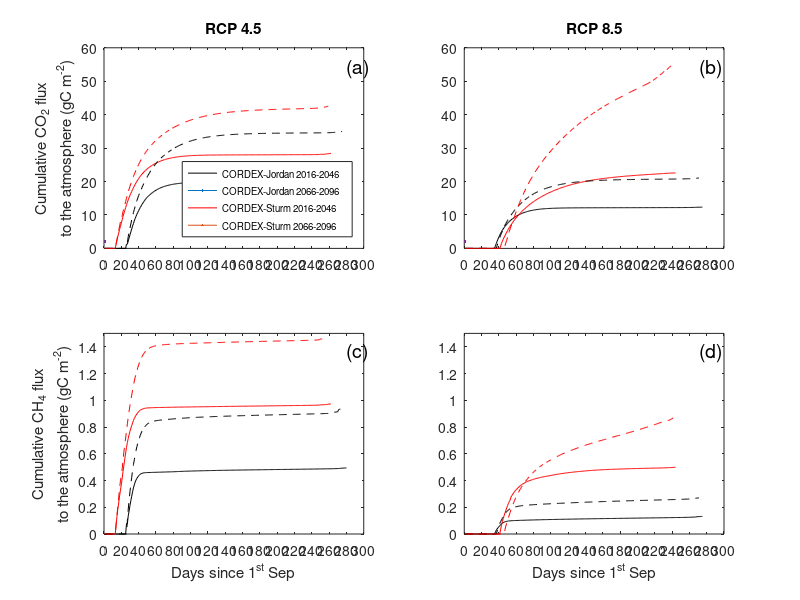

Here is the MATLAB script that generated this plot: (Note: this script raises an error after producing the figure.)
%% Default Snowdown SR RCP 4.5
close all
clearvars
load("SR_45.mat")

SRi_J_2046sum = SRi_2046sum;
SRi_J_2096sum = SRi_2096sum;

figure('Position', [100, 100, 650, 450]);
subplot(2,2,1)

% this script finds the date when accumulation stops and stops the plotting
% there
ix=find(diff(SRi_J_2046sum)==0); % find rows where the difference between consectiuve vals =0
ix2=find(ix > 200); % cuts off rows pertaining to start of snow season
ix3=min(ix(ix2)); % this finds the rows pertaining to end of season (i.e. >200) and then gets the minimum row (ie earliest snow off)
p1 = plot([1:ix3], (SRi_J_2046sum(1:ix3,1)), 'black', LineWidth=2);
hold on
ix=find(diff(SRi_J_2096sum)==0); % find rows where the difference between consectiuve vals =0
ix2=find(ix > 200); % cuts off rows pertaining to start of snow season
ix3=min(ix(ix2)); % this finds the rows pertaining to end of season (i.e. >200) and then gets the minimum row (ie earliest snow off)
p2 = plot([1:ix3], (SRi_J_2096sum(1:ix3,1)), 'red', LineWidth=2);

%further plot options
set(gca, 'xtick' ,[0:20:304]);
hold on
xlim([0 300])
xtickangle(45)
%% Sturm Snowdown SR RCP 4.5
load("SR_Sturm_45.mat")

SRi_S_2046sum = SRi_2046sum;
SRi_S_2096sum = SRi_2096sum;

hold on
ix=find(diff(SRi_S_2046sum)==0); % find rows where the difference between consectiuve vals =0
ix2=find(ix > 200); % cuts off rows pertaining to start of snow season
ix3=min(ix(ix2)); % this finds the rows pertaining to end of season (i.e. >200) and then gets the minimum row (ie earliest snow off)
p3 = plot([1:ix3], (SRi_S_2046sum(1:ix3,1)), 'k--', LineWidth=2);
hold on
ix=find(diff(SRi_S_2096sum)==0); % find rows where the difference between consectiuve vals =0
ix2=find(ix > 200); % cuts off rows pertaining to start of snow season
ix3=min(ix(ix2)); % this finds the rows pertaining to end of season (i.e. >200) and then gets the minimum row (ie earliest snow off)
p4 = plot([1:ix3], (SRi_S_2096sum(1:ix3,1)), 'r--', LineWidth=2);
set(gca, 'xtick' ,[0:20:304]);
hold on
xlim([0 300])
ylim([0 60])
ylabeltext = ({"Cumulative CO_2 flux", "to the atmosphere (gC m^{-2})"});
ylabel(ylabeltext)
% ylabel('Cumulative Soil Respiration (gC/m^2/day)')
% xlabel('Days since 1^{st} Sep')
title('RCP 4.5')
legend([p1 p2 p3 p4], {'CORDEX-Jordan 2016-2046', 'CORDEX-Jordan 2066-2096', 'CORDEX-Sturm 2016-2046', 'CORDEX-Sturm 2066-2096'}, "Location", "southeast", 'FontSize', 7);
%% Default Snowdown SR RCP 8.5
clearvars
load("SR_85.mat")

SRi_J_2046sum = SRi_2046sum;
SRi_J_2096sum = SRi_2096sum;

subplot(2,2,2)
ix=find(diff(SRi_J_2046sum)==0); % find rows where the difference between consectiuve vals =0
ix2=find(ix > 200); % cuts off rows pertaining to start of snow season
ix3=min(ix(ix2)); % this finds the rows pertaining to end of season (i.e. >200) and then gets the minimum row (ie earliest snow off)
p3 = plot([1:ix3], (SRi_J_2046sum(1:ix3,1)), 'k-', LineWidth=2);
hold on
ix=find(diff(SRi_J_2096sum)==0); % find rows where the difference between consectiuve vals =0
ix2=find(ix > 200); % cuts off rows pertaining to start of snow season
ix3=min(ix(ix2)); % this finds the rows pertaining to end of season (i.e. >200) and then gets the minimum row (ie earliest snow off)
p4 = plot([1:ix3], (SRi_J_2096sum(1:ix3,1)), 'r-', LineWidth=2);
set(gca, 'xtick' ,[0:20:304]);
hold on
xlim([0 300])
xtickangle(45)
%% Sturm Snowdown SR RCP 8.5
load("SR_Sturm_85.mat")

SRi_S_2046sum = SRi_2046sum;
SRi_S_2096sum = SRi_2096sum;

hold on
ix=find(diff(SRi_S_2046sum)==0); % find rows where the difference between consectiuve vals =0
ix2=find(ix > 200); % cuts off rows pertaining to start of snow season
ix3=min(ix(ix2)); % this finds the rows pertaining to end of season (i.e. >200) and then gets the minimum row (ie earliest snow off)
p3 = plot([1:ix3], (SRi_S_2046sum(1:ix3,1)), 'k--', LineWidth=2);
hold on
ix=find(diff(SRi_S_2096sum)==0); % find rows where the difference between consectiuve vals =0
ix2=find(ix > 200); % cuts off rows pertaining to start of snow season
ix3=min(ix(ix2)); % this finds the rows pertaining to end of season (i.e. >200) and then gets the minimum row (ie earliest snow off)
p4 = plot([1:ix3], (SRi_S_2096sum(1:ix3,1)), 'r--', LineWidth=2);
set(gca, 'xtick' ,[0:20:304]);
hold on
ylim([0 60])
xlim([0 300])
% xlabel('Days since 1^{st} Sep')
title('RCP 8.5')
%% Default Snowdown FCH4 RCP 4.5
clearvars
load("FCH4_45.mat")
FCH4i_J_2046sum = FCH4i_2046sum;
FCH4i_J_2096sum = FCH4i_2096sum;

load("FCH4_45.mat")
subplot(2,2,3)
ix=find(diff(FCH4i_J_2046sum)==0); % find rows where the difference between consectiuve vals =0
ix2=find(ix > 200); % cuts off rows pertaining to start of snow season
ix3=min(ix(ix2)); % this finds the rows pertaining to end of season (i.e. >200) and then gets the minimum row (ie earliest snow off)
p3 = plot([1:ix3], (FCH4i_J_2046sum(1:ix3,1)), 'k-', LineWidth=2);
hold on
ix=find(diff(FCH4i_J_2096sum)==0); % find rows where the difference between consectiuve vals =0
ix2=find(ix > 200); % cuts off rows pertaining to start of snow season
ix3=min(ix(ix2)); % this finds the rows pertaining to end of season (i.e. >200) and then gets the minimum row (ie earliest snow off)
p4 = plot([1:ix3], (FCH4i_J_2096sum(1:ix3,1)), 'r-', LineWidth=2);
set(gca, 'xtick' ,[0:20:304]);
hold on
xlim([0 300])
xtickangle(45)
%% Sturm Snowdown FCH4 RCP 4.5
load("FCH4_Sturm_45.mat")

FCH4i_S_2046sum = FCH4i_2046sum;
FCH4i_S_2096sum = FCH4i_2096sum;

hold on
ix=find(diff(FCH4i_S_2046sum)==0); % find rows where the difference between consectiuve vals =0
ix2=find(ix > 200); % cuts off rows pertaining to start of snow season
ix3=min(ix(ix2)); % this finds the rows pertaining to end of season (i.e. >200) and then gets the minimum row (ie earliest snow off)
p3 = plot([1:ix3], (FCH4i_S_2046sum(1:ix3,1)), 'k--', LineWidth=2);
hold on
ix=find(diff(FCH4i_S_2096sum)==0); % find rows where the difference between consectiuve vals =0
ix2=find(ix > 200); % cuts off rows pertaining to start of snow season
ix3=min(ix(ix2)); % this finds the rows pertaining to end of season (i.e. >200) and then gets the minimum row (ie earliest snow off)
p4 = plot([1:ix3], (FCH4i_S_2096sum(1:ix3,1)), 'r--', LineWidth=2);
set(gca, 'xtick' ,[0:20:304]);
hold on
xlim([0 300])
ylim([0 1.5])
ylabeltext = ({"Cumulative CH_4 flux", "to the atmosphere (gC m^{-2})"});
ylabel(ylabeltext)
% ylabel('Cumulative Soil Respiration (gC/m^2/day)')
xlabel('Days since 1^{st} Sep')
% legend([p1 p2 p3 p4], {'Default 2016-2046', 'Default 2066-2096', 'Sturm 2016-2046', 'Sturm 2066-2096'}, Location="southeast");
%% Default Snowdown FCH4 RCP 8.5
clearvars
load("FCH4_85.mat")

FCH4i_J_2046sum = FCH4i_2046sum;
FCH4i_J_2096sum = FCH4i_2096sum;

subplot(2,2,4)
ix=find(diff(FCH4i_J_2046sum)==0); % find rows where the difference between consectiuve vals =0
ix2=find(ix > 200); % cuts off rows pertaining to start of snow season
ix3=min(ix(ix2)); % this finds the rows pertaining to end of season (i.e. >200) and then gets the minimum row (ie earliest snow off)
p3 = plot([1:ix3], (FCH4i_J_2046sum(1:ix3,1)), 'k-', LineWidth=2);
hold on
ix=find(diff(FCH4i_J_2096sum)==0); % find rows where the difference between consectiuve vals =0
ix2=find(ix > 200); % cuts off rows pertaining to start of snow season
ix3=min(ix(ix2)); % this finds the rows pertaining to end of season (i.e. >200) and then gets the minimum row (ie earliest snow off)
p4 = plot([1:ix3], (FCH4i_J_2096sum(1:ix3,1)), 'r-', LineWidth=2);
set(gca, 'xtick' ,[0:20:304]);
hold on
xlim([0 300])
%% Sturm Snowdown FCH4 RCP 8.5
load("FCH4_Sturm_85.mat")

FCH4i_S_2046sum = FCH4i_2046sum;
FCH4i_S_2096sum = FCH4i_2096sum;

hold on
ix=find(diff(FCH4i_S_2046sum)==0); % find rows where the difference between consectiuve vals =0
ix2=find(ix > 200); % cuts off rows pertaining to start of snow season
ix3=min(ix(ix2)); % this finds the rows pertaining to end of season (i.e. >200) and then gets the minimum row (ie earliest snow off)
p3 = plot([1:ix3], (FCH4i_S_2046sum(1:ix3,1)), 'k--', LineWidth=2);
hold on
ix=find(diff(FCH4i_S_2096sum)==0); % find rows where the difference between consectiuve vals =0
ix2=find(ix > 200); % cuts off rows pertaining to start of snow season
ix3=min(ix(ix2)); % this finds the rows pertaining to end of season (i.e. >200) and then gets the minimum row (ie earliest snow off)
p4 = plot([1:ix3], (FCH4i_S_2096sum(1:ix3,1)), 'r--', LineWidth=2);
set(gca, 'xtick' ,[0:20:304]);
hold on
ylim([0 1.5])
xlim([0 300])
xtickangle(45)
xlabel('Days since 1^{st} Sep')
%% plot options
annotation('textbox', [0.433448784376245 0.869630549190156 0.0329015544041451 0.0536062378167641], 'String', '(a)', 'EdgeColor', 'none', 'FontSize', 14, 'FontWeight', 'normal')
annotation('textbox', [0.874316859306496 0.869630549190156 0.0334196891191709 0.0536062378167641], 'String', '(b)', 'EdgeColor', 'none', 'FontSize', 14, 'FontWeight', 'normal')
annotation('textbox', [0.433448784376245 0.396297215856823 0.0329015544041451 0.053606237816764], 'String', '(c)', 'EdgeColor', 'none', 'FontSize', 14, 'FontWeight', 'normal')
annotation('textbox', [0.874316859306496 0.396297215856823 0.0334196891191711 0.0536062378167641], 'String', '(d)', 'EdgeColor', 'none', 'FontSize', 14, 'FontWeight', 'normal')
%% save plot
set(gcf, 'Position', [100 200 1150 850]);
fontsize(15,'points')
legendObj = findobj(gcf, 'Type', 'Legend');
fs=8;
set(legendObj, 'FontSize', fs);
%% figure export
exportgraphics(gcf, "cumu.pdf", "Resolution",300)